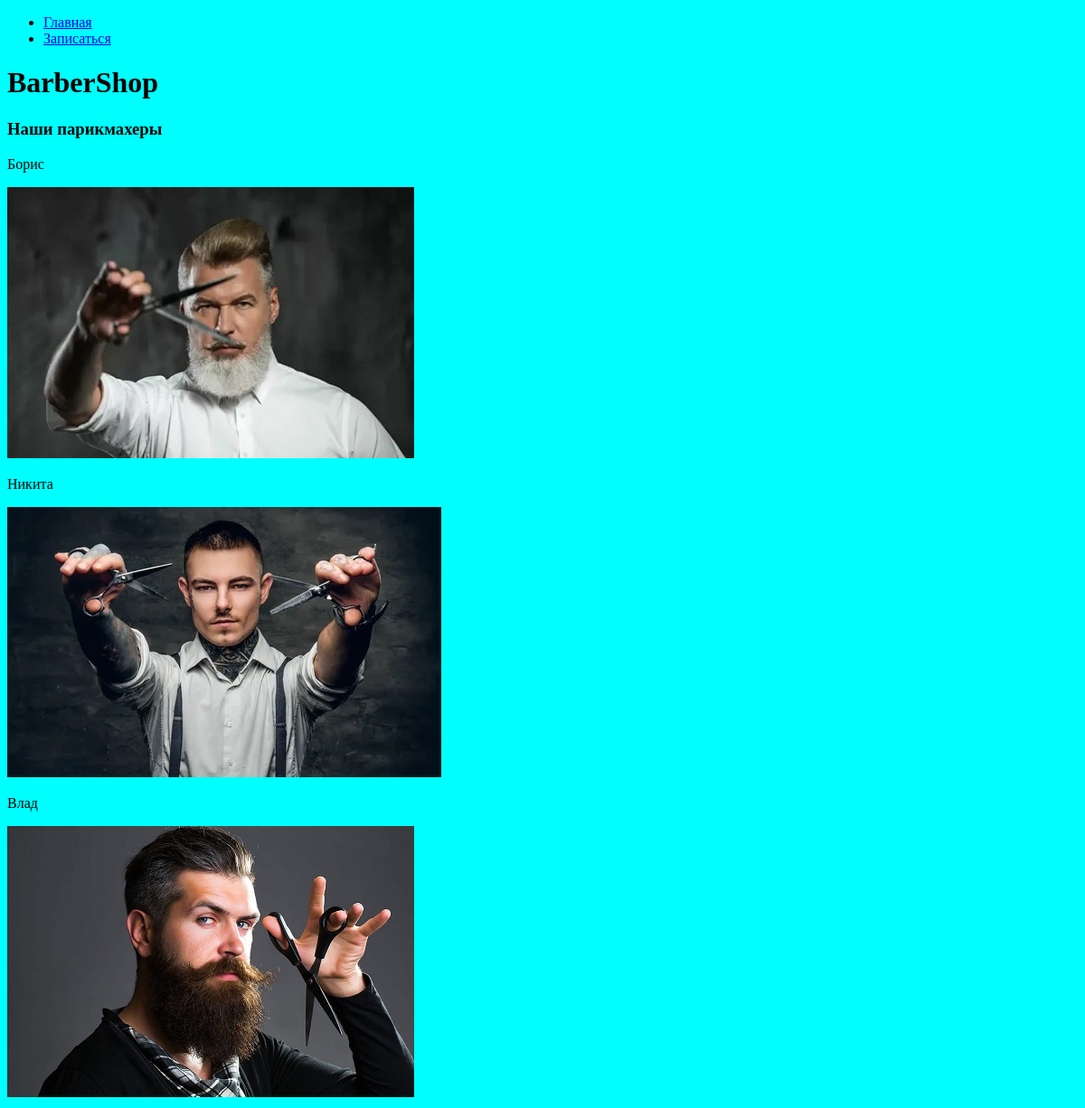
Before: / with the older database file.
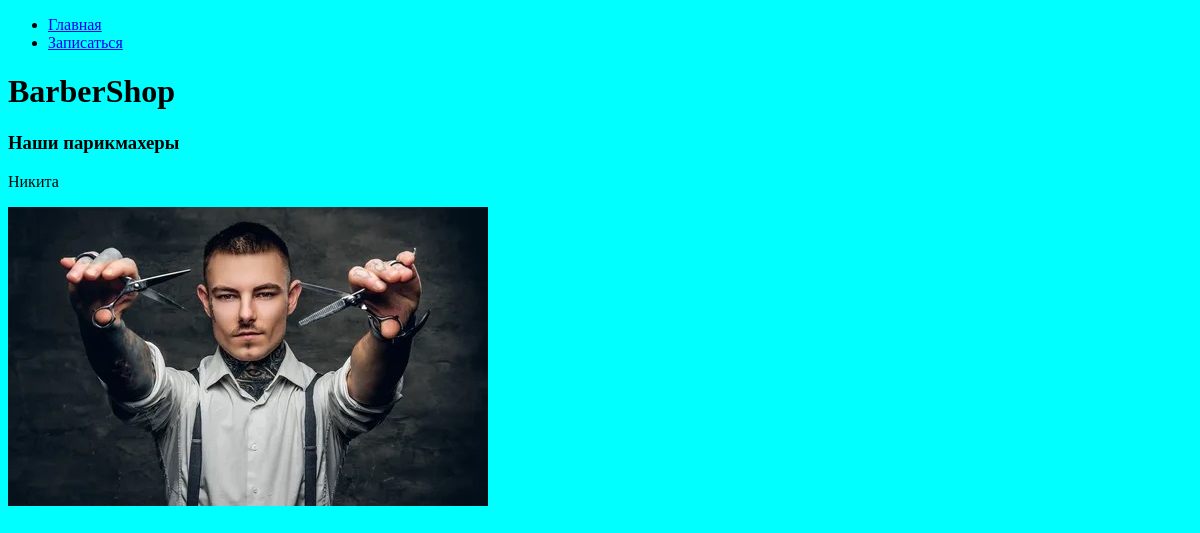
After: the same page with the newer database file.
### barbershop/models.py (models this page shows, shortened)
class Barbers(models.Model):
    barber_name = models.CharField(max_length=100)
    barber_image = models.ImageField(upload_to='barbers/images/')
    created = models.DateTimeField(auto_now_add=True)

### barbershop/views.py (the view)
# urls.py: path('', views.barbershop, name='barbershop')
def barbershop(request):
    barbers = Barbers.objects.all()
    return render(request, 'barbershop/barbershop.html', {'barbers': barbers})

### barbershop/templates/barbershop/barbershop.html
{% extends 'barbershop/base.html' %}
{% block content %}
    <h1>BarberShop</h1>
    <h3>Наши парикмахеры</h3>
    {% for barber in barbers %}
        <p>{{ barber.barber_name }}</p>
        <img src="{{ barber.barber_image.url }}" alt="">
    {% endfor %}
{% endblock %}

### barbershop/templates/barbershop/base.html (shortened to what this page needs)
{% load static %}
<!DOCTYPE html>
<html lang="en">
<head>
    <link rel="stylesheet" href="{% static 'css/style.css' %}">
</head>
<body>
    <div class="menu">
        <div class="wrap">
            <ul>
                <li><a href="{% url 'barbershop:barbershop' %}">Главная</a></li>
                <li><a href="{% url 'appointment:appointment' %}">Записаться</a></li>
            </ul>
        </div>
    </div>
    {% block content %}
    {% endblock %}
</body>
</html>

### barbershop/static/css/style.css (style rules this page uses)
body { background-color: aqua; }

Changed rows visible on the page:
removed Barbers: barber_name "Борис", barber_image (picture)
removed Barbers: barber_name "Влад", barber_image (picture)
